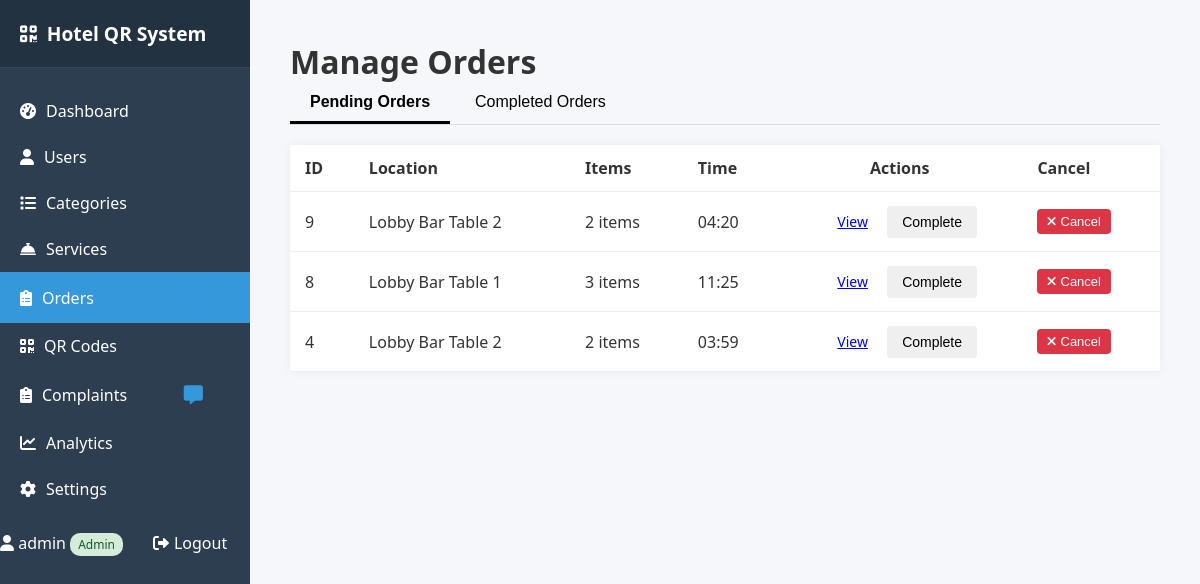
Screenshot of /admin/orders.php (signed in) with the database file from the repository.
### tables this page shows
CREATE TABLE `orders` (
  `id` int(11) NOT NULL,
  `location_label` varchar(100) NOT NULL,
  `items` longtext DEFAULT NULL,
  `status` enum('pending','completed','cancelled') DEFAULT 'pending',
  `notes` text DEFAULT NULL,
  `created_at` timestamp NOT NULL DEFAULT current_timestamp(),
  `cancelled_at` timestamp NOT NULL DEFAULT current_timestamp(),
  `completed_at` timestamp NULL DEFAULT NULL
);

### includes/functions.php (called while the page is built, shortened)
<?php
require_once 'db.php';
function getPendingOrders($pdo) {
    $sql = "SELECT o.id, o.location_label, o.created_at, o.status,
                   COUNT(oi.id) as item_count
            FROM orders o
            LEFT JOIN order_items oi ON o.id = oi.order_id
            WHERE o.status = 'pending'
            GROUP BY o.id
            ORDER BY o.created_at DESC";
    $stmt = executeQuery($pdo, $sql);
    return $stmt->fetchAll();
}
?>

### includes/db.php (called while the page is built, shortened)
<?php
function executeQuery($pdo, $sql, $params = []) {
    $stmt = $pdo->prepare($sql);
    $stmt->execute($params);
    return $stmt;
}
?>

### admin/orders.php (the view, shortened to what this page needs)
<?php
require_once '../includes/db.php';
require_once '../includes/functions.php';
$pendingOrders = getPendingOrders($pdo);
?>
<!DOCTYPE html>
<html lang="en">
<head>
    <link rel="stylesheet" href="../assets/css/admin.css">
</head>
<body>
    <?php include 'admin_header.php'; ?>
    <div class="container">
        <h1>Manage Orders</h1>
        <div class="tabs">
            <button class="tab-btn active" onclick="openTab('pending-orders')">Pending Orders</button>
            <button class="tab-btn" onclick="openTab('completed-orders')">Completed Orders</button>
        </div>
        <div id="pending-orders" class="tab-content" style="display: block;">
            <?php if (count($pendingOrders) > 0): ?>
                <table>
                    <thead>
                        <tr>
                            <th>ID</th>
                            <th>Location</th>
                            <th>Items</th>
                            <th>Time</th>
                            <th style='text-align:center;'>Actions</th>
                            <th>Cancel</th>
                        </tr>
                    </thead>
                    <tbody>
                        <?php foreach ($pendingOrders as $order):
                        ?>
                            <tr>
                                <td><?= $order['id'] ?></td>
                                <td><?= htmlspecialchars($order['location_label']) ?></td>
                                <td><?= (int)$order['item_count'] ?> item<?= (int)$order['item_count'] !== 1 ? 's' : '' ?></td>
                                <td><?= date('H:i', strtotime($order['created_at'])) ?></td>
                                <td style='text-align:center;'>
                                    <a href="order_detail.php?id=<?= $order['id'] ?>" class="btn small">View</a>
                                    <form method="POST" action="orders.php" style="display: inline;">
                                        <button type="submit" name="complete_order" class="btn small success">Complete</button>
                                    </form>
                                </td>
                                <td>
                                    <form method="POST" action="cancel_order.php" class="cancel-order-form">
                                        <?php if ($_SESSION['admin_role'] !== 'staff'): ?>
                                            <button type="submit" class="btn btn-sm btn-danger">
                                                <i class="fas fa-times"></i> Cancel
                                            </button>
                                        <?php endif; ?>
                                    </form>
                                </td>
                            </tr>
                        <?php endforeach; ?>
                    </tbody>
                </table>
            <?php else: ?>
                <p>No pending orders at this time.</p>
            <?php endif; ?>
        </div>
    </div>
</body>
</html>

### assets/css/admin.css (style rules this page uses)
:root { --primary: #3498db; --primary-dark: #2980b9; --secondary: #2ecc71; --danger: #e74c3c; --warning: #f39c12; --dark: #2c3e50; --light: #ecf0f1; --gray: #95a5a6; --white: #ffffff; --black: #000000; }
* { margin: 0; padding: 0; box-sizing: border-box; }
body { font-family: 'Segoe UI', Tahoma, Geneva, Verdana, sans-serif; background-color: #f5f7fa; color: #333; }
.btn { display: inline-flex; align-items: center; gap: 5px; padding: 8px 15px; border: none; border-radius: 4px; font-size: 14px; cursor: pointer; transition: all 0.3s; }
.btn-danger { background-color: var(--danger); color: var(--white); }
.btn-sm { padding: 5px 10px; font-size: 13px; }
table { width: 100%; border-collapse: collapse; margin: 20px 0; background-color: white; box-shadow: 0 0 10px rgba(0, 0, 0, 0.05); }
th, td { padding: 12px 15px; text-align: left; border-bottom: 1px solid #eee; }
th { background-color: var(--light-color); font-weight: bold; color: var(--dark-color); }
.tabs { display: flex; border-bottom: 1px solid #ddd; margin-bottom: 20px; }
.tab-btn { padding: 10px 20px; background: none; border: none; cursor: pointer; font-size: 16px; border-bottom: 3px solid transparent; margin-right: 5px; }
.tab-btn.active { border-bottom-color: var(--primary-color); font-weight: bold; }
.tab-content { display: none; }
.container { max-width: 1400px; margin: 0 auto; padding: 20px; }
.btn-danger { background-color: #dc3545; color: white; border: none; }

### admin/admin_header.php (style rules this page uses)
:root { --header-height: 60px; --footer-height: 50px; }
body { margin: 0; padding: 0; display: grid; grid-template-rows: var(--header-height) 1fr var(--footer-height); min-height: 100vh; overflow: hidden; }

### rows the page displays
orders: id "9", location_label "Lobby Bar Table 2", item_count "2", created_at "04:20"
orders: id "8", location_label "Lobby Bar Table 1", item_count "3", created_at "11:25"
orders: id "4", location_label "Lobby Bar Table 2", item_count "2", created_at "03:59"

### other values shown
$_SESSION['admin_username'] "admin"
$_SESSION['admin_role'] "Admin"
